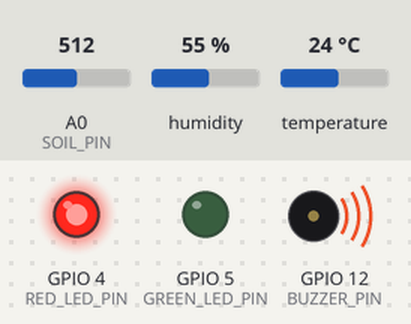
This sketch was run on a simulated ESP8266 (NodeMCU). On the bench: output pins drawn as LEDs (lit = HIGH), buzzer (waves = sounding). Inputs (shaded band) come from the test bench; at power-on: A0 (SOIL_PIN) = 512, humidity 55 %, temperature 24 °C. WiFi joins after 1.5 s; servers stay silent unless stated; uploads are accepted with an empty reply; what the sketch prints to the serial monitor is not drawn.

Above: at 4.7 s.
4.8 s: A0 (SOIL_PIN) set to 791
7.7 s: A0 (SOIL_PIN) set to 811
At 8.8 s:
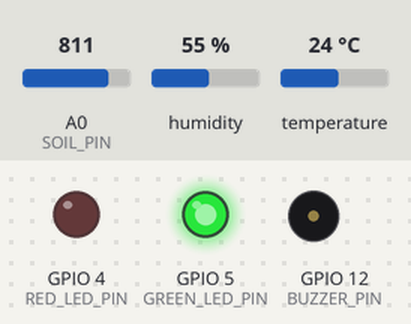
11.7 s: A0 (SOIL_PIN) set to 790
At 13.7 s:
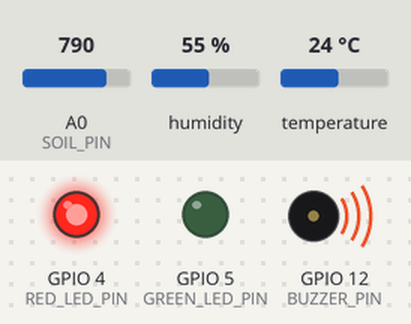
14.6 s: A0 (SOIL_PIN) set to 810
At 15.8 s:
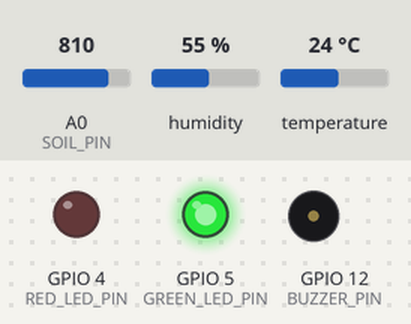
Timing chart, 0 to 17.6 s (numbered marks = the images above; inputs shaded):
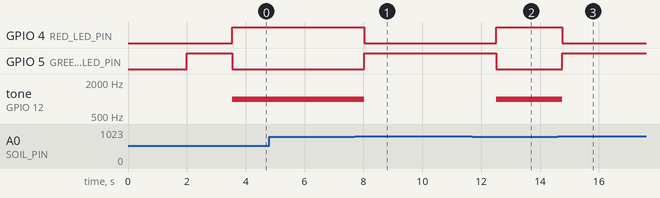

Measured:
- the behaviour switches between 799 and 800 on A0 (SOIL_PIN) (found by bisection; images 0 and 1)
- after the input at 4.8 s, every drawn part: stays the same
- after the input at 7.7 s, GPIO 4 (RED_LED_PIN): HIGH → LOW after 0.33 s; GPIO 5 (GREEN_LED_PIN): LOW → HIGH after 0.33 s; tone on GPIO 12 (BUZZER_PIN): 1000 Hz → silent after 0.33 s
- after the input at 11.7 s, GPIO 4 (RED_LED_PIN): LOW → HIGH after 0.81 s; GPIO 5 (GREEN_LED_PIN): HIGH → LOW after 0.81 s; tone on GPIO 12 (BUZZER_PIN): silent → 1000 Hz after 0.81 s
- after the input at 14.6 s, GPIO 4 (RED_LED_PIN): HIGH → LOW after 0.15 s; GPIO 5 (GREEN_LED_PIN): LOW → HIGH after 0.15 s; tone on GPIO 12 (BUZZER_PIN): 1000 Hz → silent after 0.15 s

The sketch:

esp8266_landslide_wireless.ino
```cpp
/*
  D-SQUARE 2.0 - Landslide Detection with Wireless D-SQUARE GPT Integration

  Components & Wiring:
  - ESP8266 NodeMCU
  - Capacitive Soil Moisture Sensor (VCC -> 3V3, GND -> GND, AOUT -> A0)
  - DHT11 Temp & Humidity Sensor   (DATA -> D5 / GPIO14)
  - Green LED                      -> D1 (GPIO5) via 220Ω
  - Red LED                        -> D2 (GPIO4) via 220Ω
  - Buzzer                         -> D6 (GPIO12)

  Behavior:
  - Normal condition:
      • Soil raw >= SOIL_RISK_THRESHOLD (800)
      • Green LED ON, Red LED OFF, Buzzer OFF
      • Sends telemetry payload to D-SQUARE server (/api/sensor_data) with scenario = "normal"
  - Risk condition (Landslide Risk):
      • Soil raw < SOIL_RISK_THRESHOLD (800)
      • Green LED OFF, Red LED ON, Buzzer ON (1000 Hz)
      • Sends HTTP POST payload to D-SQUARE server (/api/sensor_data) with scenario = "landslide"
      • Instantly triggers D-SQUARE GPT AI Safety Assistant & Emergency SOS Alerting System
*/

#include <ESP8266WiFi.h>
#include <ESP8266HTTPClient.h>
#include <WiFiClient.h>
#include <DHT.h>

// ---------- WiFi & Server Configuration ----------
const char* ssid     = "Joke";        // Your WiFi SSID
const char* password = "Joke@2005";    // Your WiFi Password

// Target D-SQUARE 2.0 Backend Telemetry Endpoint (/api/sensor_data)
// Primary Local Server (Your PC IPv4 on Wi-Fi):
const char* serverUrl = "http://10.172.49.122:5001/api/sensor_data";

// Optional Cloud Server Backup:
const char* cloudServerUrl = "http://d-square-demo.onrender.com/api/sensor_data";

// ---------- Pin definitions ----------
#define SOIL_PIN A0

#define DHT_PIN 14       // D5 / GPIO14
#define DHT_TYPE DHT11

#define GREEN_LED_PIN 5  // D1 / GPIO5
#define RED_LED_PIN 4    // D2 / GPIO4
#define BUZZER_PIN 12    // D6 / GPIO12

// ---------- Soil threshold ----------
// Soil raw ADC values: Dry soil / air -> higher value (~850-1024), Saturated wet soil -> lower value (<800)
const int SOIL_RISK_THRESHOLD = 800;

DHT dht(DHT_PIN, DHT_TYPE);

void setNormalState() {
  digitalWrite(GREEN_LED_PIN, HIGH);
  digitalWrite(RED_LED_PIN, LOW);
  noTone(BUZZER_PIN);
}

void setRiskState() {
  digitalWrite(GREEN_LED_PIN, LOW);
  digitalWrite(RED_LED_PIN, HIGH);
  tone(BUZZER_PIN, 1000);
}

void connectToWiFi() {
  if (WiFi.status() == WL_CONNECTED) return;

  Serial.print("Connecting to WiFi Network: ");
  Serial.println(ssid);
  WiFi.mode(WIFI_STA);
  WiFi.begin(ssid, password);

  int attempts = 0;
  while (WiFi.status() != WL_CONNECTED && attempts < 20) {
    delay(500);
    Serial.print(".");
    attempts++;
  }

  if (WiFi.status() == WL_CONNECTED) {
    Serial.println("\n✅ WiFi Connected Successfully!");
    Serial.print("Node IP Address: ");
    Serial.println(WiFi.localIP());
  } else {
    Serial.println("\n⚠️ WiFi Connection Failed! Operating in standalone alert mode.");
  }
}

void setup() {
  Serial.begin(115200);
  delay(2000);  // give time to open Serial Monitor

  pinMode(GREEN_LED_PIN, OUTPUT);
  pinMode(RED_LED_PIN, OUTPUT);
  pinMode(BUZZER_PIN, OUTPUT);

  dht.begin();
  setNormalState();

  Serial.println();
  Serial.println("====================================");
  Serial.println("D-SQUARE 2.0 Landslide Detection");
  Serial.println("Wireless D-SQUARE GPT Integration");
  Serial.println("====================================");

  connectToWiFi();
}

void sendTelemetryToDSquareGPT(int soilRaw, float temp, float hum, bool isRisk) {
  if (WiFi.status() != WL_CONNECTED) {
    Serial.println("WiFi not connected. Attempting reconnection...");
    connectToWiFi();
    if (WiFi.status() != WL_CONNECTED) return;
  }

  WiFiClient client;
  HTTPClient http;

  Serial.print("Sending alert telemetry to D-SQUARE GPT Server (");
  Serial.print(serverUrl);
  Serial.println(")...");

  http.begin(client, serverUrl);
  http.addHeader("Content-Type", "application/json");

  // Map soilRaw to estimated soil moisture percentage for ground station telemetry
  float soilMoisturePercent = map(soilRaw, 850, 350, 0, 100);
  soilMoisturePercent = constrain(soilMoisturePercent, 0.0, 100.0);
  if (isRisk && soilMoisturePercent < 80.0) {
    soilMoisturePercent = 88.0; // Saturate moisture percentage during risk condition
  }

  // Build JSON payload matching D-SQUARE 2.0 API schema
  String jsonPayload = "{";
  jsonPayload += "\"node_id\":\"ESP8266_LANDSLIDE_NODE_01\",";
  jsonPayload += "\"soil_raw\":" + String(soilRaw) + ",";
  jsonPayload += "\"soil_moisture\":" + String(soilMoisturePercent, 1) + ",";
  jsonPayload += "\"temperature\":" + String(isnan(temp) ? 25.0 : temp, 1) + ",";
  jsonPayload += "\"humidity\":" + String(isnan(hum) ? 50.0 : hum, 1) + ",";
  jsonPayload += "\"scenario\":\"" + String(isRisk ? "landslide" : "normal") + "\"";
  jsonPayload += "}";

  int httpCode = http.POST(jsonPayload);

  if (httpCode > 0) {
    String response = http.getString();
    Serial.print("HTTP POST Status Code: ");
    Serial.println(httpCode);
    Serial.print("D-SQUARE Server Response: ");
    Serial.println(response);
    if (isRisk) {
      Serial.println("🔥 Landslide Alert successfully transmitted to D-SQUARE GPT & Safety Assistant!");
    }
  } else {
    Serial.print("Primary HTTP POST failed (");
    Serial.print(http.errorToString(httpCode).c_str());
    Serial.println("). Trying Cloud Backup Server...");

    // Backup POST to Cloud Server
    http.end();
    http.begin(client, cloudServerUrl);
    http.addHeader("Content-Type", "application/json");
    int cloudCode = http.POST(jsonPayload);
    if (cloudCode > 0) {
      Serial.print("Cloud Server HTTP Status: ");
      Serial.println(cloudCode);
    } else {
      Serial.print("Cloud POST error: ");
      Serial.println(http.errorToString(cloudCode).c_str());
    }
  }

  http.end();
}

void loop() {
  // Read DHT11
  float temperature = dht.readTemperature();
  float humidity = dht.readHumidity();

  // Read soil sensor
  int soilRaw = analogRead(SOIL_PIN);

  // Print all values to Serial Monitor
  Serial.println();
  Serial.println("---------- SENSOR DATA ----------");

  if (isnan(temperature) || isnan(humidity)) {
    Serial.println("DHT11: READ ERROR (check wiring & power)");
  } else {
    Serial.print("Temperature: ");
    Serial.print(temperature, 1);
    Serial.println(" C");

    Serial.print("Humidity: ");
    Serial.print(humidity, 1);
    Serial.println(" %");
  }

  Serial.print("Soil raw value: ");
  Serial.println(soilRaw);

  bool isRisk = (soilRaw < SOIL_RISK_THRESHOLD);

  // Decide hardware state based on soil threshold
  if (isRisk) {
    // Risk condition
    Serial.println("STATE: RISK (Wet soil / landslide risk)");
    setRiskState();
  } else {
    // Normal condition
    Serial.println("STATE: NORMAL (Dry / safe soil)");
    setNormalState();
  }

  // Transmit telemetry & alert state to D-SQUARE GPT backend
  sendTelemetryToDSquareGPT(soilRaw, temperature, humidity, isRisk);

  delay(2000);
}
```
